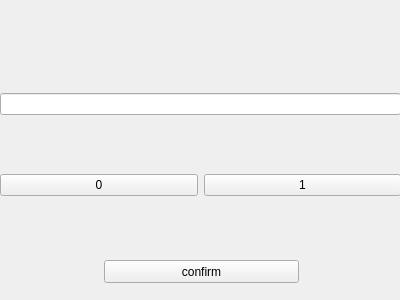
<?xml version="1.0" encoding="UTF-8"?>
<ui version="4.0">
 <class>Widget</class>
 <widget class="QWidget" name="Widget">
  <property name="geometry">
   <rect>
    <x>0</x>
    <y>0</y>
    <width>400</width>
    <height>300</height>
   </rect>
  </property>
  <property name="windowTitle">
   <string>Widget</string>
  </property>
  <widget class="QWidget" name="verticalLayoutWidget">
   <property name="geometry">
    <rect>
     <x>0</x>
     <y>40</y>
     <width>401</width>
     <height>211</height>
    </rect>
   </property>
   <layout class="QVBoxLayout" name="verticalLayout">
    <item>
     <widget class="QLineEdit" name="lineEdit"/>
    </item>
    <item>
     <layout class="QGridLayout" name="gridLayout">
      <item row="0" column="1">
       <widget class="QPushButton" name="num1">
        <property name="text">
         <string>1</string>
        </property>
       </widget>
      </item>
      <item row="0" column="0">
       <widget class="QPushButton" name="num0">
        <property name="text">
         <string>0</string>
        </property>
       </widget>
      </item>
     </layout>
    </item>
   </layout>
  </widget>
  <widget class="QPushButton" name="confirm_button">
   <property name="geometry">
    <rect>
     <x>104</x>
     <y>260</y>
     <width>195</width>
     <height>23</height>
    </rect>
   </property>
   <property name="text">
    <string>confirm</string>
   </property>
  </widget>
 </widget>
 <resources/>
 <connections/>
</ui>
